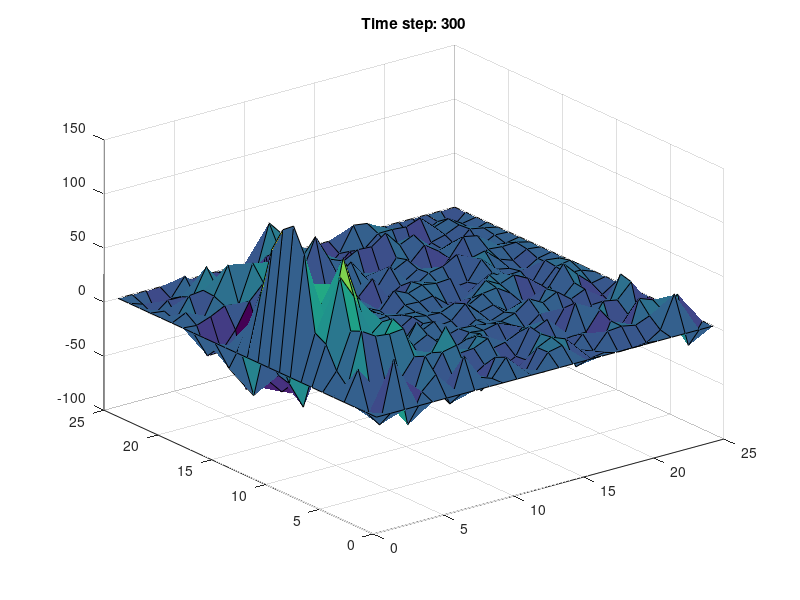
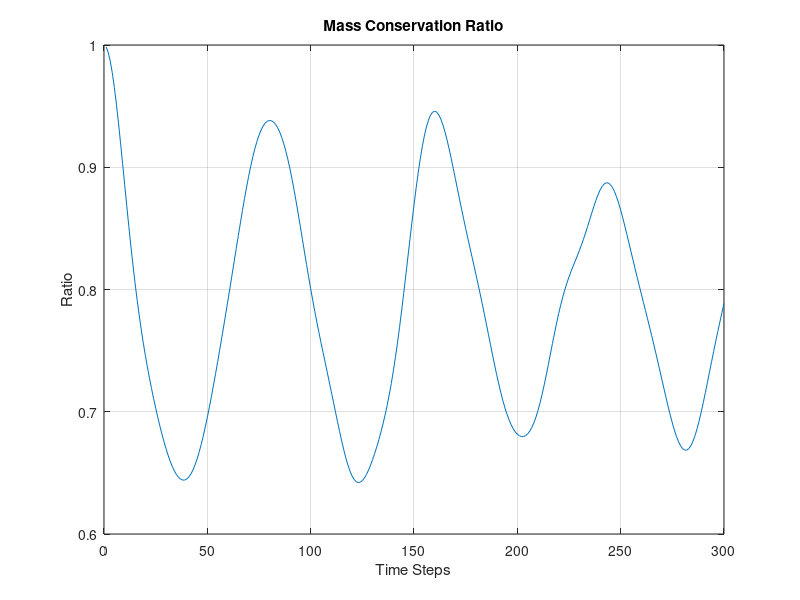
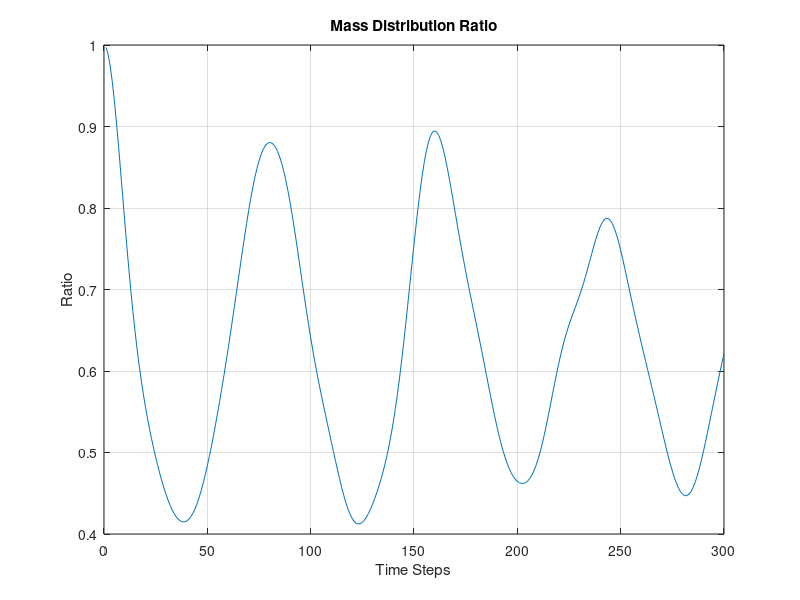

These figures' MATLAB source, in order:
clear all
%%%%%%%%%%%%%2-D ADVECTION CRANK-NICOLSON METHOD%%%%%%%%%%%%%%%%%%%%%%%%%%%
%%%%%%%%%%%%%%%%%%%%%%%%%%%%%%%%%%%%%%%%%%%%%%%%%%%%%%%%%%%%%%%%%%%%%%%%%%%

%Create a cyclonic wind field%%%%%%%%%%%%%%%%%%%%%%%%%%%%%%%
for i=1:25
    for j=1:25
        x=i-13;
        y=j-13;
        if x>=0 && y>0
        theta(j,i)=rad2deg(atan(y/x));
        elseif x<0 && y>=0
        theta(j,i)=180+rad2deg(atan(y/x));
        elseif x<0 && y<0
        theta(j,i)=180+rad2deg(atan(y/x));
        elseif x>=0 && y<0
        theta(j,i)=360+rad2deg(atan(y/x));    
        end
            r=sqrt(x^2 + y^2)*4; %km
            u(j,i)=-sind(theta(j,i)) * 0.08*pi*r; %km/hr
            v(j,i)=cosd(theta(j,i)) * 0.08*pi*r; %km/hr
        
    end
end
%%%%%%%%%%%%%%%%%%%%%%%%%%%%%%%%%%%%%%%%%%%%%%%%%%%%%%%%%%

% disp('This is the wind field')
% figure
% quiver(u,v)
% title('u-v wind vectors')
% xlabel('x')
% ylabel('y')
% pause(5) %pause for 5 seconds

%set parameters and conditions%%%%%%%%%%%%%%%%%%%
dt=5/60; %5min to hours
dx=4; %km
% %Initial conditions of 2-d pollution plume
x1=zeros(25,25);
x1(3:7,3:7)=100;
matmax=23; %for indexing purposes
%%%%%%%%%%%%%%%%%%%%%%%%%%%%%%%%%%%%%%%%%%%%%%%%%%
initial_total=sum(sum(x1));

for t=1:300 %go through time steps
    
    %%%%%COLUMN V-COMPONENT
    for a=2:24
    B= v(1,a)*dt/(4*dx);
    
    knowns_v(1,a-1)=x1(2,a) + (-B*x1(3,a)) + 0;
    for i=3:matmax
    knowns_v(i-1,a-1)=(B*x1(i-1,a)) + x1(i,a) + (-B*x1(i+1,a));
    end
    knowns_v(23,a-1)=(B*x1(23,a)) + x1(24,a) + 0;
    
    for z=1:23
    coeff(z,z)=1;
    end
    clear z
    for z=1:matmax-1
    coeff(z,z+1)=B; %next 2,3
    coeff(z+1,z)=-B; %next 3,2
    end
    clear z
    
    x1(2:24,a)=coeff\knowns_v(:,a-1);
    
    end
    
    %%%%ROW U-COMPONENT
    for b=2:24
    B= u(b,1)*dt/(4*dx);
    
    knowns_u(b-1,1)=x1(b,2) + (-B*x1(b,3)) + 0;   
    for j=3:matmax
    knowns_u(b-1,j-1)=(B*x1(b,j-1)) + x1(b,j) + (-B*x1(b,j+1));
    end    
    knowns_u(b-1,23)=(B*x1(b,23)) + x1(b,24) + 0;
    
    
    for z=1:23
    coeff(z,z)=1;
    end
    clear z
    for z=1:matmax-1
    coeff(z,z+1)=B; %next 2,3
    coeff(z+1,z)=-B; %next 3,2
    end
    clear z
    
    x1(b,2:24)=coeff\knowns_u(b-1,:)';
    end
    
    total=sum(sum(x1));
    mass_conservation_ratio(t)=total/initial_total;
    mass_distribution_ratio(t)=total^2 / initial_total^2;
    
    %create a 3-d surface plot every 50 time steps
    blah=rem(t,50); %remainder of t/50
    if t==1 || blah==0 %or statement
    surf(x1(1:25,1:25));figure(gcf);
    title(['Time step: ' num2str(t)])
    pause(1) %pause for 1 sec for illustrative purposes
    end
    
end

%Mass conservation plots
figure
plot(1:t,mass_conservation_ratio)
hold on
xlabel('Time Steps')
ylabel('Ratio')
title('Mass Conservation Ratio')
grid on

figure
plot(1:t,mass_distribution_ratio)
hold on
xlabel('Time Steps')
ylabel('Ratio')
title('Mass Distribution Ratio')
grid on

%%%%%%%%%%%%%%%%%%%%%%%%%%%%%%%%%%%%%%%%%%%%%%%%%%%%%%%%%%%%%%%%%%%%%%%%%%%
%%%%%%%%%%%%%%%%%%%%%%%%%%%%%%%%%%%%%%%%%%%%%%%%%%%%%%%%%%%%%%%%%%%%%%%%%%%
